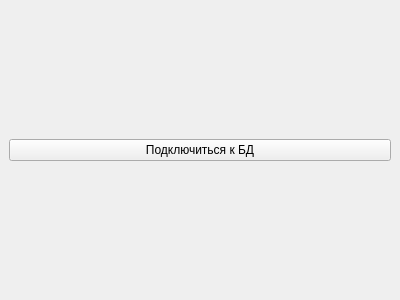
<?xml version="1.0" encoding="UTF-8"?>
<ui version="4.0">
 <class>MainWindow</class>
 <widget class="QMainWindow" name="MainWindow">
  <property name="geometry">
   <rect>
    <x>0</x>
    <y>0</y>
    <width>400</width>
    <height>300</height>
   </rect>
  </property>
  <property name="windowTitle">
   <string>MainWindow</string>
  </property>
  <widget class="QWidget" name="centralwidget">
   <layout class="QVBoxLayout" name="verticalLayout">
    <item>
     <widget class="QPushButton" name="connectButton">
      <property name="text">
       <string>Подключиться к БД</string>
      </property>
     </widget>
    </item>
   </layout>
  </widget>
 </widget>
 <resources/>
 <connections/>
</ui>
